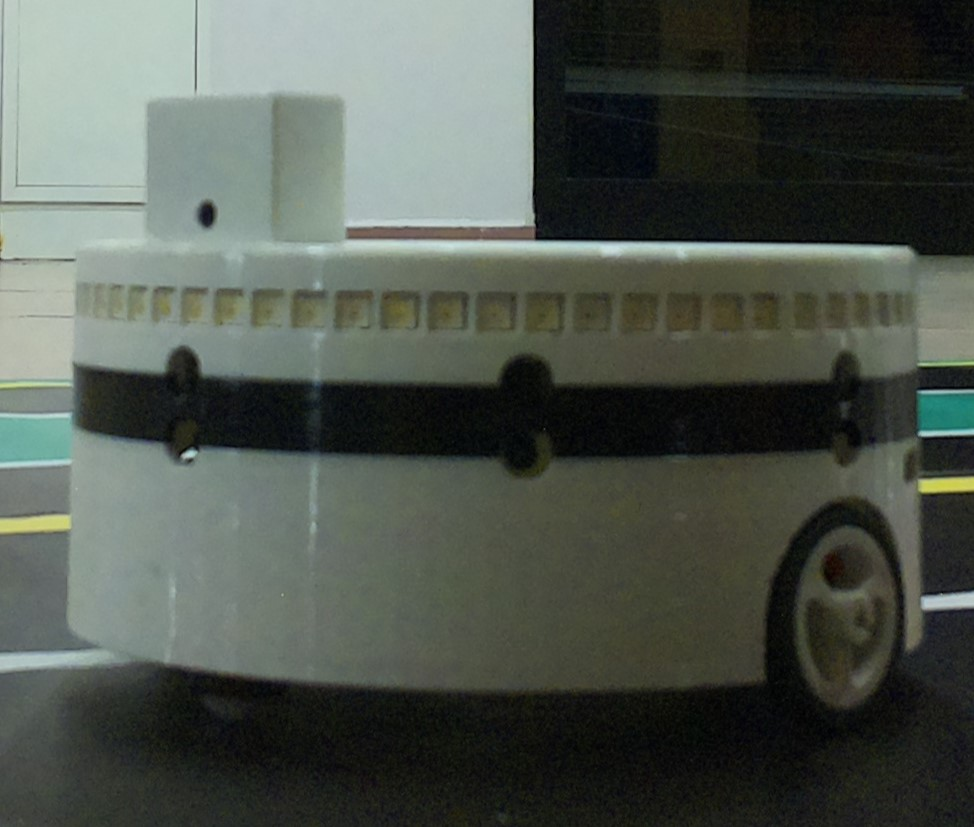
#> input picture Konsol2/input/1.jpg, 974 x 827 px, found by its file name; its folder holds only this picture in this run
$ python main.py
#> lines starting #> are read from the running program, lines starting #| are printed output that depends on the picture; after the words box and inside, x2 and y2 are one past the last pixel; in counts of white or black regions, pixels touching at a corner belong together
### Konsol2/src/functions/filter_1_check_horizontal_thresholds.py
import numpy as np

def filter_1_check_horizontal_thresholds(edges, angle_thresholdDOWN = -10, angle_thresholdUP = 10):
    filtered_edges = []

    for edge in edges:
        x1, y1, x2, y2 = edge
        # Hesaplanan eğim
        angle = np.arctan([np.abs(x1 - x2)/(np.abs(y1 - y2)+5)])[0] * 180 / np.pi

        # Eğim aralığı kontrolü
        if  angle_thresholdDOWN < abs(angle - 90) < angle_thresholdUP:
            filtered_edges.append(edge)

    return np.array(filtered_edges)

### Konsol2/src/functions/filter_2_check_vertical_thresholds.py
import numpy as np

def filter_2_check_vertical_thresholds(edges, angle_thresholdDOWN = -10, angle_thresholdUP = 40):
    filtered_edges = []

    for edge in edges:
        x1, y1, x2, y2 = edge
        # Hesaplanan eğim
        angle = np.arctan([np.abs(x1 - x2)/(np.abs(y1 - y2)+5)])[0] * 180 / np.pi

        # Eğim aralığı kontrolü
        if angle_thresholdDOWN < abs(angle) < angle_thresholdUP:
            filtered_edges.append(edge)

    return np.array(filtered_edges)

### Konsol2/src/functions/filter_3_check_can_be_rectangle.py
import numpy as np

def filter_3_check_can_be_rectangle(horizontal_edges):
    top_left = find_top_left(horizontal_edges)
    bottom_right = find_bottom_right(horizontal_edges)
    return [top_left,bottom_right]

def find_top_left(coords):
    # Koordinatları numpy dizisine dönüştürün
    coords = np.array(coords)
    #x,y
    point = [coords[0,0],coords[0,1]]

    # En sol ve en üstteki koordinatı bulun
    for edge in coords:
        x1,y1,x2,y2 = edge
        if x1 <= point[0] and y1 < point[1]:
            point = [x1,y1]
        elif x2 <= point[0] and y2 < point[1]:
            point = [x2,y2]

    return point

def find_bottom_right(coords):
    # Koordinatları numpy dizisine dönüştürün
    coords = np.array(coords)
    #x,y
    point = [coords[0,2],coords[0,3]]

    # En sol ve en üstteki koordinatı bulun
    for edge in coords:
        x1,y1,x2,y2 = edge
        if x2 >= point[0] and y2 > point[1]:
            point = [x2,y2]
        elif x1 >= point[0] and y1 > point[1]:
            point = [x1,y1]

    return point

### Konsol2/src/functions/draw_rectangle.py
import cv2

def draw_rectangle(img, top_left,bottom_right):
    en_sol, en_ust = top_left
    en_sag, en_alt = bottom_right
    img = cv2.rectangle(img, (en_sol, en_ust), (en_sag, en_alt), (0, 255, 255), 5)
    return img

### Konsol2/src/main.py
import os
import cv2
import numpy as np
from functions.filter_1_check_horizontal_thresholds import filter_1_check_horizontal_thresholds
from functions.filter_2_check_vertical_thresholds import filter_2_check_vertical_thresholds
from functions.filter_3_check_can_be_rectangle import filter_3_check_can_be_rectangle
from functions.filter_4_check_length_ratios import filter_4_check_length_ratios
from functions.draw_rectangle import draw_rectangle


# [4 lines left out: function filter_points_close, not called in this run]

def sarı_nokta_koy(img, coords):
    x, y = coords
    img = cv2.circle(img, (x, y), 5, (0, 255, 255), -1)
    return img

def main(image_path):
    # Görüntüyü oku
    # image_path = r'C:\Users\tkaan\Documents\GitHub\Python-Programming-Lecture-Project\Konsol2\input\2.jpg'
    image = cv2.imread(image_path)
#> image is the input picture: shape (827, 974, 3); mean B, G, R 78, 85.8, 79.1

    # Görüntüyü gri tonlamaya çevir
    gray_image = cv2.cvtColor(image, cv2.COLOR_BGR2GRAY)

    # Canny Edge Detection
    edges = cv2.Canny(gray_image, 50, 150)  # Eşik değerlerini ihtiyacınıza göre ayarlayın
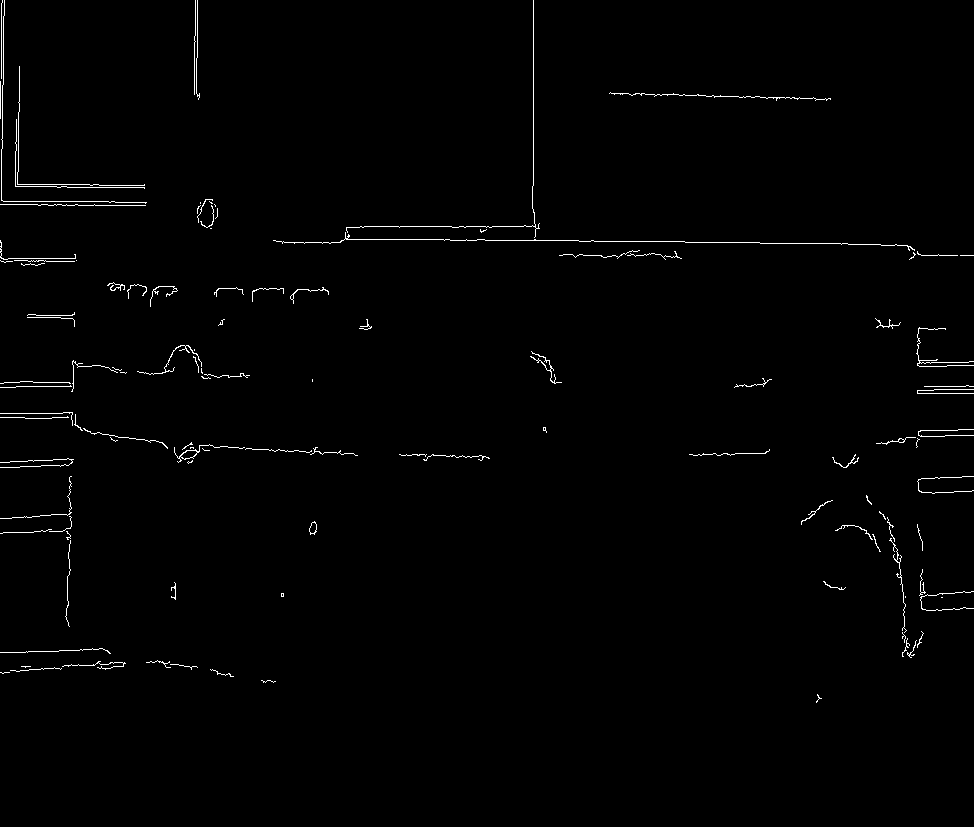
#> edges: shape (827, 974); 0.93% white in thin lines or dots, all inside (x1, y1, x2, y2) = (0, 0, 974, 703)

    # Gaussian düzeltme için kernel boyutu ve standart sapma ayarları
    kernel_size = (5, 5)  # Kernel boyutu, örneğin (5, 5)
    sigma = 1.0           # Gaussian dağılımının standart sapması

    # Gaussian düzeltme uygula
    smoothed_image = cv2.GaussianBlur(edges, kernel_size, sigma)

    # Hough dönüşümü için parametre ayarları
    rho = 1              # Dönüşüm parametre
    theta = np.pi / 180  # Dönüşüm parametre
    threshold = 30       # Eşik değeri
    min_line_length = 100  # Minimum çizgi uzunluğu
    max_line_gap = 5      # Maksimum boşluk

    # Hough dönüşümü uygula
    lines = cv2.HoughLinesP(smoothed_image, rho, theta, threshold, np.array([]), min_line_length, max_line_gap)
#> lines = 54 rows, first 6: [342, 237, 916, 247], [462, 238, 913, 245], [161, 446, 359, 453], [183, 444, 321, 449], [67, 628, 70, 474], [338, 239, 516, 242]

    # Kenarları belirleyen çizgileri saklamak için boş bir liste oluştur
    detected_edges = lines.reshape(-1, lines.shape[-1])
#> detected_edges has the same summary as lines
    # print(detected_edges)

    # Hough dönüşümü sonuçlarını orijinal görüntü üzerine çiz ve uygun kenarları kaydet
    for line in detected_edges:
        x1, y1, x2, y2 = line
        cv2.line(image, (x1, y1), (x2, y2), (0, 255, 0), 2)
#> this loop made 54 passes
#> image: shape (827, 974, 3); 2.01% of pixels changed, all inside (x1, y1, x2, y2) = (0, 0, 918, 674)

    # Yatay kenarları filtrele
    horizontal_edges = filter_1_check_horizontal_thresholds(detected_edges)
#> the loop in filter_1_check_horizontal_thresholds, `for edge in edges:` made 54 passes
#> (x1, y1, x2, y2, angle) on passes 1 to 8: (342, 237, 916, 247, 88.5), (462, 238, 913, 245, 88.48), (161, 446, 359, 453, 86.53), (183, 444, 321, 449, 85.86), (67, 628, 70, 474, 1.08), (338, 239, 516, 242, 87.43), (607, 92, 832, 100, 86.69), (339, 238, 676, 243, 88.3)
#> after the loop in filter_1_check_horizontal_thresholds, `for edge in edges:`: filtered_edges = 34 items, first 6: [342, 237, 916, 247], [462, 238, 913, 245], [161, 446, 359, 453], [183, 444, 321, 449], [338, 239, 516, 242], [607, 92, 832, 100]
#> horizontal_edges = 34 rows, first 6: [342, 237, 916, 247], [462, 238, 913, 245], [161, 446, 359, 453], [183, 444, 321, 449], [338, 239, 516, 242], [607, 92, 832, 100]

    # Dikey kenarları filtrele
    vertical_edges = filter_2_check_vertical_thresholds(detected_edges)
#> the loop in filter_2_check_vertical_thresholds, `for edge in edges:` made 54 passes

    # Filtrelenmiş yatay kenarları orijinal görüntü üzerine çiz
    for edge in horizontal_edges:
        x1, y1, x2, y2 = edge
        cv2.line(image, (x1, y1), (x2, y2), (255, 0, 0), 2)
#> this loop made 34 passes
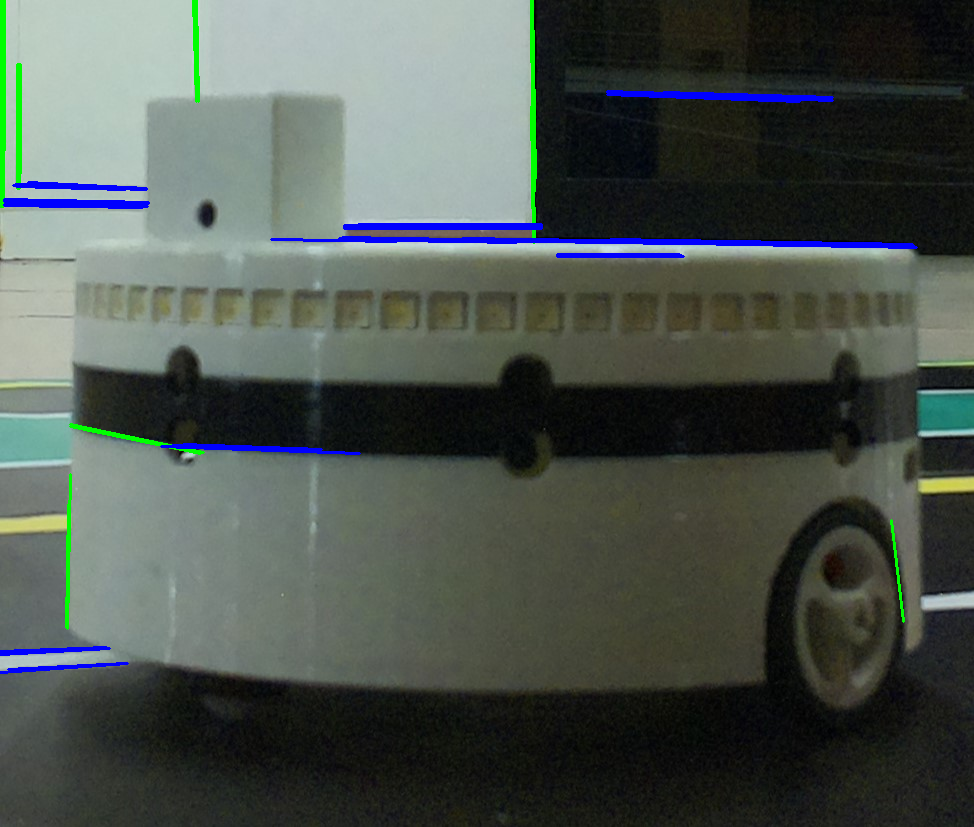
#> image: shape (827, 974, 3); mean B, G, R 79.2, 84.9, 76.8

    # Filtrelenmiş dikey kenarları orijinal görüntü üzerine çiz
    for edge in vertical_edges:
        x1, y1, x2, y2 = edge
        cv2.line(image, (x1, y1), (x2, y2), (255, 0, 0), 2)
#> this loop made 18 passes
#> edge on passes 1 to 8: [67, 628, 70, 474], [1, 206, 1, 0], [2, 206, 2, 0], [532, 0, 535, 178], [0, 206, 0, 0], [3, 206, 3, 0], [531, 27, 534, 242], [19, 188, 19, 64]
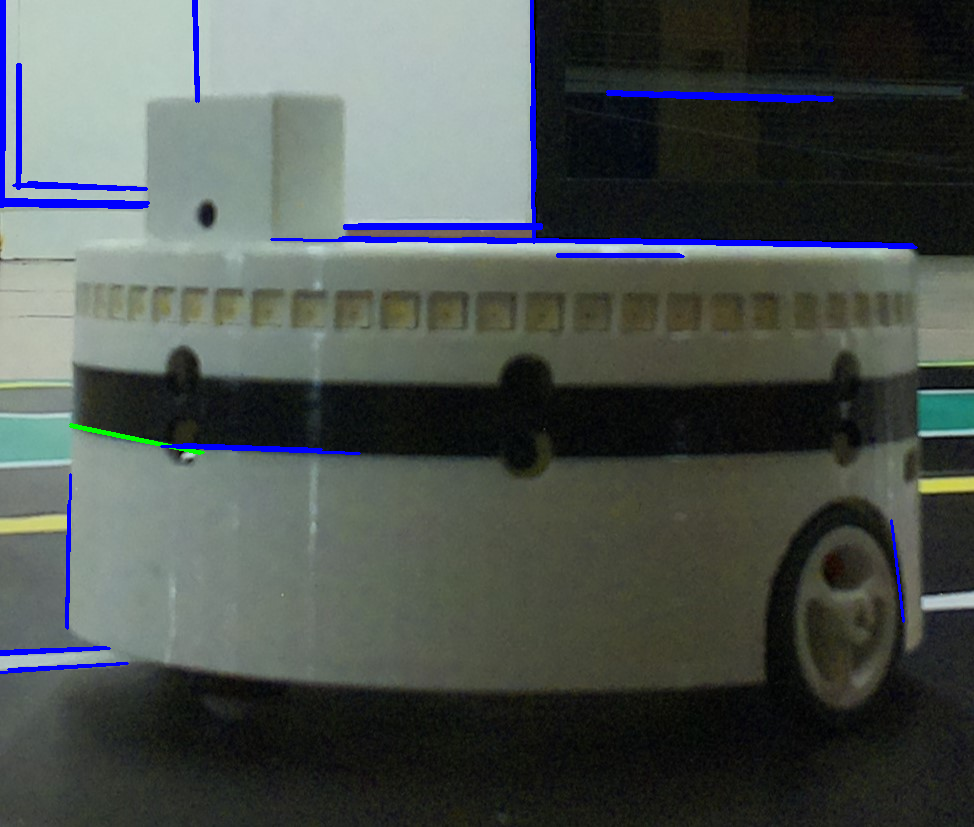
#> image: shape (827, 974, 3); 0.56% of pixels changed, all inside (x1, y1, x2, y2) = (0, 0, 905, 630)

    top_left, bottom_right = filter_3_check_can_be_rectangle(horizontal_edges)
#> the loop in find_top_left, `for edge in coords:` made 34 passes
#> the loop in find_bottom_right, `for edge in coords:` made 34 passes

    sarı_nokta_koy(image, top_left)
    sarı_nokta_koy(image, bottom_right)
    draw_rectangle(image, top_left, bottom_right)
#> in draw_rectangle, `img = cv2.rectangle(img, (en_sol, en_ust), (en_sag, en_alt), (0, 255, ..`:
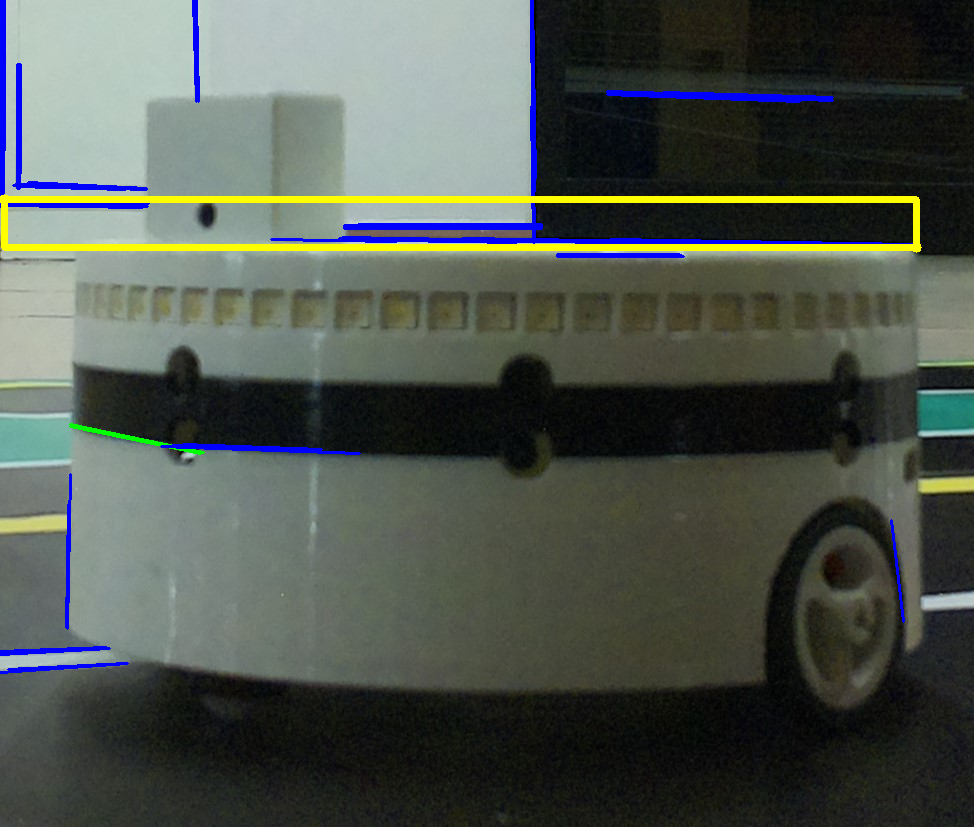
#> img: shape (827, 974, 3); mean B, G, R 78.1, 85.6, 79.1

    # Orijinal, kenarlar, düzeltilmiş ve filtrelenmiş görüntüyü göster
    # cv2.imshow('Filtered Horizontal and Vertical Edges', image)
    # cv2.waitKey(0)
    # cv2.destroyAllWindows()
    return image

def process_images_in_directory(directory_path, output_directory):
    # Dizin içindeki tüm dosya ve dizinleri listele
    files = os.listdir(directory_path)

    for file_name in files:
        # Dosya yolunu oluştur
        file_path = os.path.join(directory_path, file_name)

        # Eğer bir dosya ise ve resim dosyası uzantısına sahipse
        if os.path.isfile(file_path) and file_name.lower().endswith(('.png', '.jpg', '.jpeg')):
            print(f"Processing image: {file_name}")

            try:
                result_image = main(file_path)
                # Sonuçları ayrı bir dosyaya yaz
                output_file_path = os.path.join(output_directory, f"result_{file_name}")
                cv2.imwrite(output_file_path, result_image)

            except Exception as e:
                print(f"Hata oluştu: {e}")
                continue  # Hata durumunda devam et

input_path = r"C:\Users\talha\OneDrive\Masaüstü\Python-Programming-Lecture-Project\Konsol2\input"
output_path = r"C:\Users\talha\OneDrive\Masaüstü\Python-Programming-Lecture-Project\Konsol2\output"

process_images_in_directory(input_path, output_path)

$ run again, on Konsol2/input/27.jpg
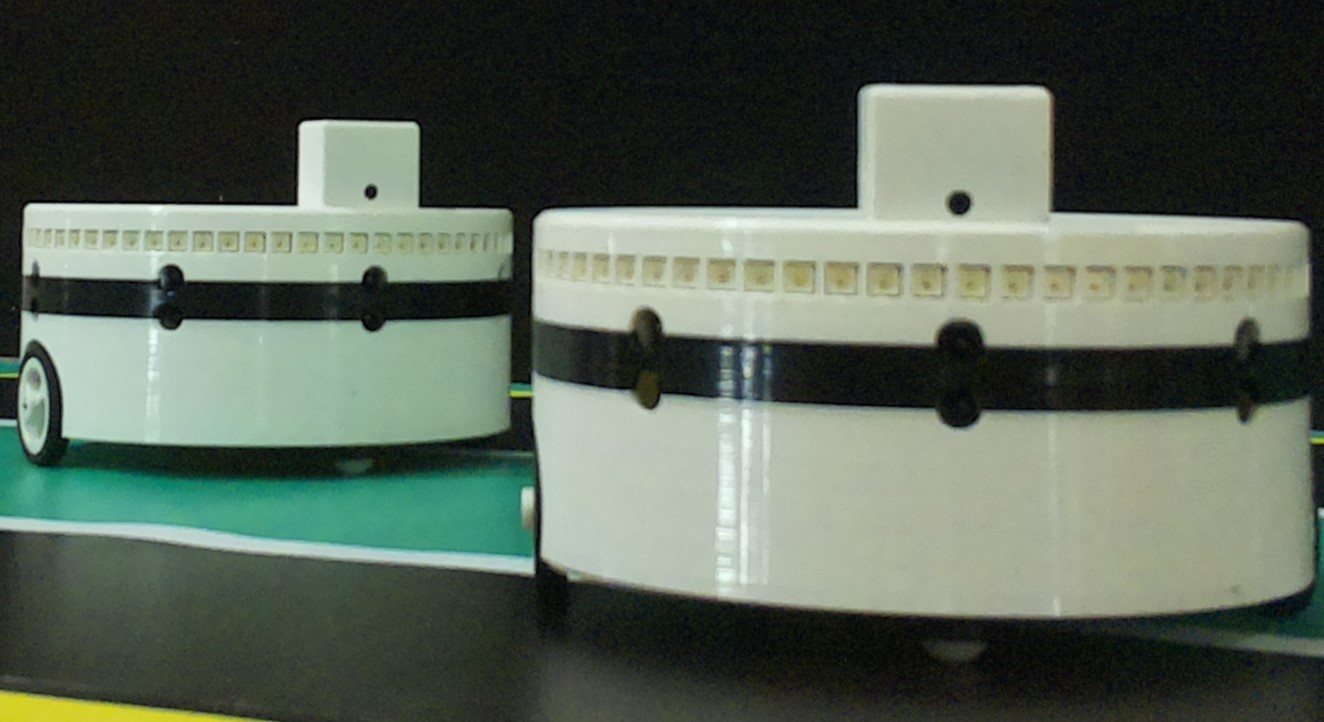
#> input picture Konsol2/input/27.jpg, 1324 x 722 px, found by its file name
#> in main, image is the input picture: shape (722, 1324, 3); mean B, G, R 86.3, 99, 88.1
#> in main, `edges = cv2.Canny(gray_image, 50, 150)`:
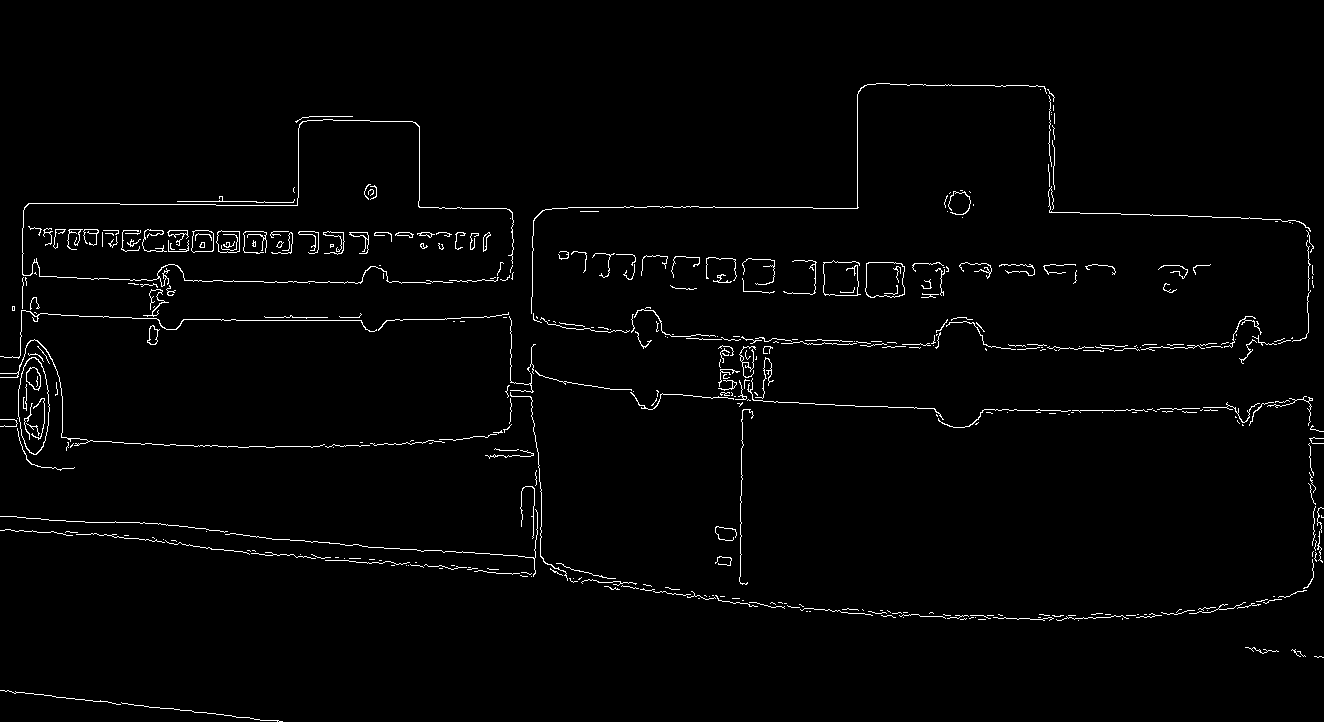
#> edges: shape (722, 1324); 1.8% white in thin lines or dots, all inside (x1, y1, x2, y2) = (0, 83, 1324, 722)
#> lines = 142 rows, first 6: [662, 335, 940, 345], [246, 318, 364, 322], [181, 317, 348, 322], [557, 251, 737, 257], [631, 590, 905, 619], [166, 241, 293, 246]
#> detected_edges has the same summary as lines
#> the loop in main, `for line in detected_edges:` made 142 passes
#> the loop in filter_1_check_horizontal_thresholds, `for edge in edges:` made 142 passes
#> (x1, y1, x2, y2, angle) on passes 1 to 8: (662, 335, 940, 345, 86.91), (246, 318, 364, 322, 85.64), (181, 317, 348, 322, 86.57), (557, 251, 737, 257, 86.5), (631, 590, 905, 619, 82.93), (166, 241, 293, 246, 85.5), (1047, 214, 1297, 218, 87.94), (556, 253, 776, 261, 86.62)
#> the loop in filter_2_check_vertical_thresholds, `for edge in edges:` made 142 passes
#> the loop in main, `for edge in horizontal_edges:` made 112 passes
#> the loop in main, `for edge in vertical_edges:` made 30 passes
#> edge on passes 1 to 8: [1310, 501, 1310, 395], [534, 578, 534, 468], [1313, 466, 1315, 579], [741, 586, 745, 336], [1312, 585, 1312, 430], [532, 321, 532, 216], [533, 321, 533, 215], [1311, 586, 1311, 395]
#> the loop in find_top_left, `for edge in coords:` made 112 passes
#> the loop in find_bottom_right, `for edge in coords:` made 112 passes
#> in draw_rectangle, `img = cv2.rectangle(img, (en_sol, en_ust), (en_sag, en_alt), (0, 255, ..`:
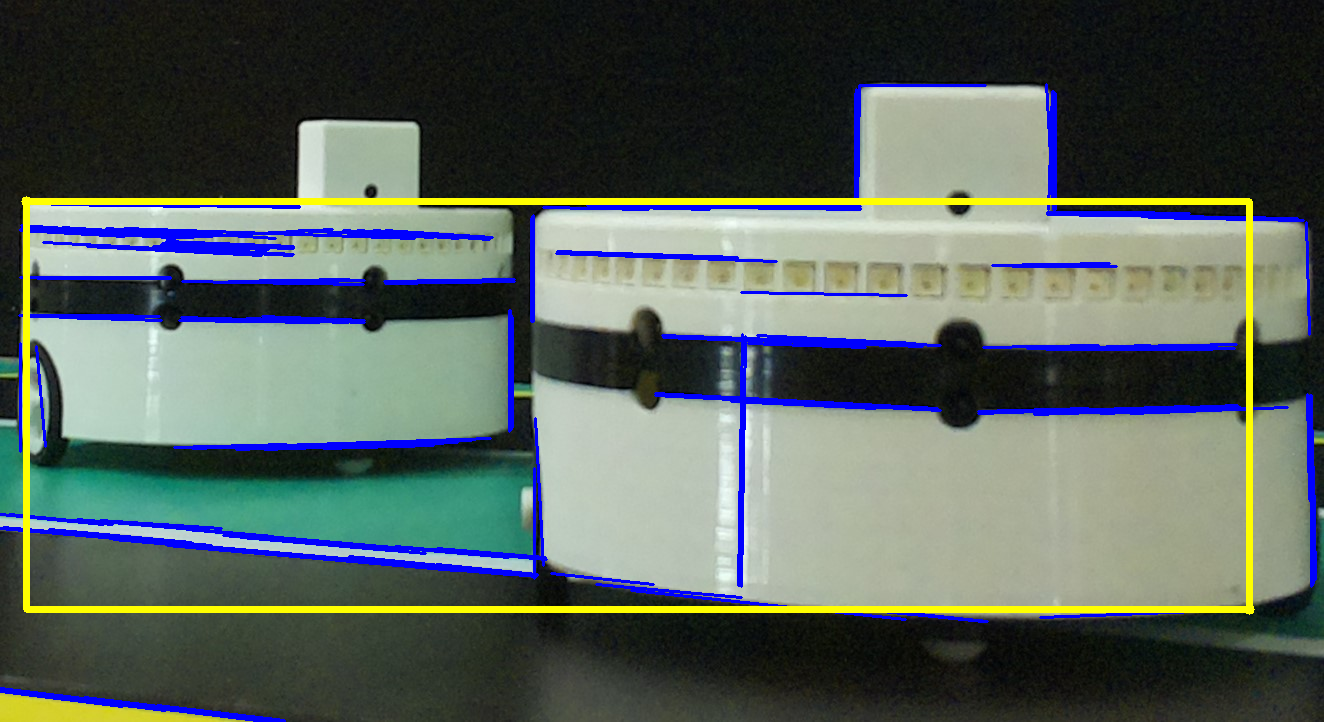
#> img: shape (722, 1324, 3); mean B, G, R 90.9, 97.5, 87.5
